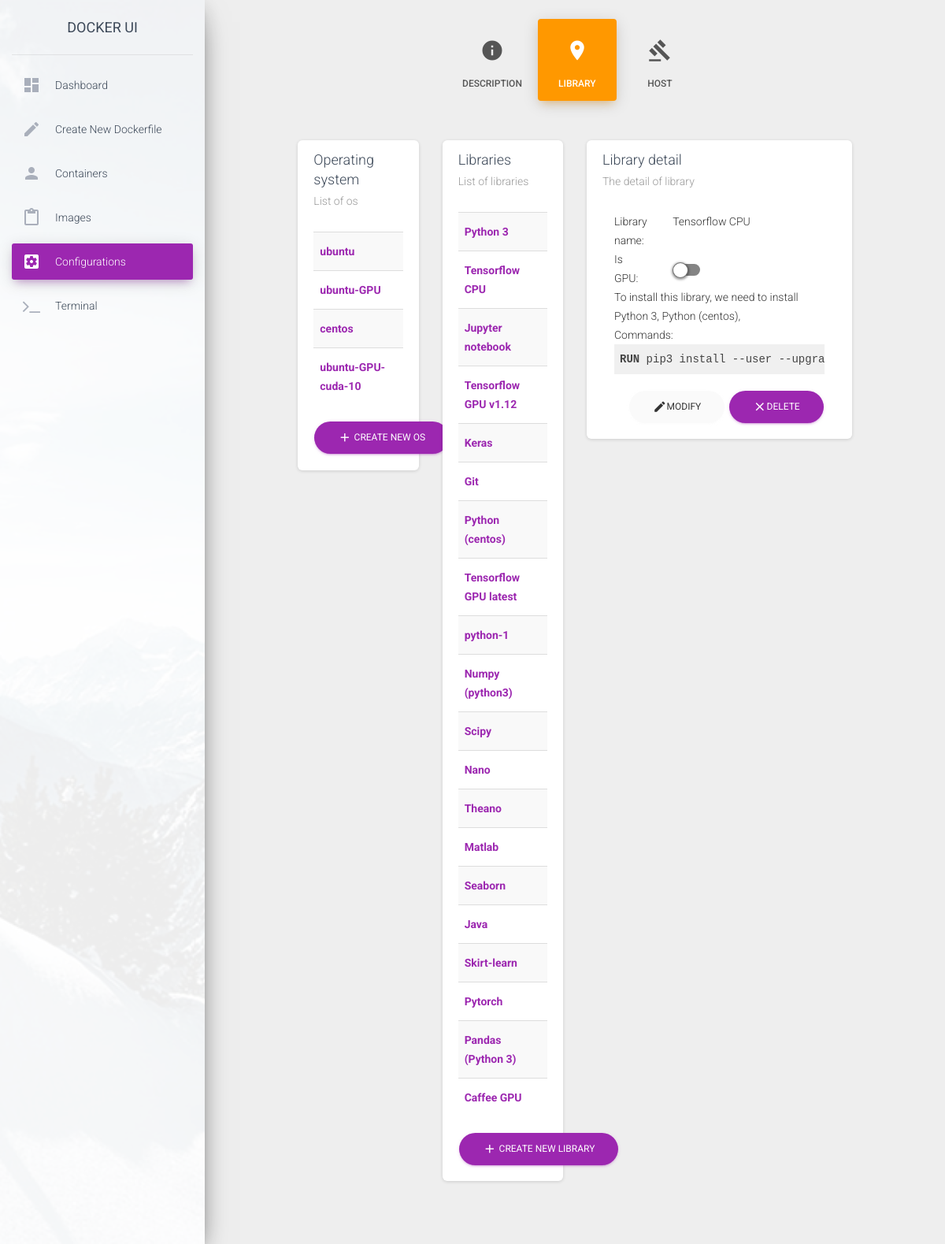
Screenshot of /src/html/src/Configuration.php?library-id=5 (signed in) with the database file from the repository.
### tables this page shows
CREATE TABLE library (
    id INTEGER PRIMARY KEY AUTOINCREMENT,
    name TEXT NOT NULL UNIQUE,
    isGPU BOOLEAN NOT NULL
);

### src/model/LibraryModel.php (called while the page is built, shortened)
<?php
    class LibraryModel {
        private $id;
        private $name;
        private $parentLibraries;
        public function getId()
        {
            return $this->id;
        }
        public function setId($id): void
        {
            $this->id = $id;
        }
        public function getName()
        {
            return $this->name;
        }
        public function setName($name): void
        {
            $this->name = $name;
        }
        public function getParentLibraries()
        {
            return $this->parentLibraries;
        }
        public function setParentLibraries($parentLibraries): void
        {
            $this->parentLibraries = $parentLibraries;
        }
        public function addParentLibrary(self $parentLibrary) {
            array_push($this->parentLibraries, $parentLibrary);
        }
    }
?>

### src/dao/LibraryDao.php (called while the page is built, shortened)
<?php
    class LibraryDao{
        function getAll() :array {
            $db = new Database();
            $sqlQuery = "SELECT * FROM library";
            $ret = $db->query($sqlQuery);
            $result = [];
            while($row = $ret->fetchArray(SQLITE3_ASSOC) ) {
               array_push($result, new LibraryEntity($row['id'], $row['name'], $row['isGPU']));
            }
            return $result;
        }
    }
?>

### src/service/LibraryService.php (called while the page is built, shortened)
<?php
    include_once(__DIR__.'/../dao/LibraryDao.php');
    include_once(__DIR__.'/../model/LibraryModel.php');
    class LibraryService {
        private $libraryDao;
        private $dependenceDao;
        function __construct(){
            $this->libraryDao = new LibraryDao();
            $this->dependenceDao = new DependenceDao();
        }
        public function getAllImageModelsMapById() {
            $libraryEntities = $this->libraryDao->getAll();
            $libraryModelMapById = array();
            foreach ($libraryEntities as $libraryEntity) {
                $libraryModelMapById[$libraryEntity->getId()] = LibraryModel::fromEntity($libraryEntity);
            }
            $dependences = $this->dependenceDao->getAll();
            foreach ($dependences as $dependence) {
                $libraryModelMapById[$dependence->getLibraryId()]->addParentLibrary($libraryModelMapById[$dependence->getParentLibraryId()]);
                $libraryModelMapById[$dependence->getParentLibraryId()]->addChildLibrary($libraryModelMapById[$dependence->getLibraryId()]);
            }
            return $libraryModelMapById;
        }
    }
?>

### src/html/src/library/LibraryPage.php (the view, shortened to what this page needs)
<?php
    include_once (__DIR__."/../../../service/LibraryService.php");
    $libraryService = new LibraryService();
    $GLOBALS['libraries'] = $libraryService->getAllImageModelsMapById();
?>
<div class="col-md-10 ml-auto mr-auto">
    <div class="row">
        <div class="col-md-3">
            <div class="card">
                <div class="card-header">
                    <h4 class="card-title">Operating system</h4>
                    <p class="card-category">List of os</p>
                </div>
                <div class="card-body">
                    <table class="table table-striped table-hover">
                        <tbody>
                            <?php
                                foreach ($GLOBALS['libraries'] as $library) {
                                    if (!$library->isOS()) {
                                        continue;
                                    }
                                    echo "<tr>";
                                    echo "<th><a href='./Configuration.php?library-id=". $library->getId()."'>".$library->getName()."</a></th>";
                                    echo "</tr>";
                                }
                            ?>
                        </tbody>
                    </table>
                    <div class="text-right">
                        <button class="btn btn-primary btn-round" data-toggle="modal" data-target="#new-os">
                            <i class="material-icons">add</i> Create new OS
                        </button>
                    </div>
                </div>
            </div>
        </div>
        <div class="col-md-3">
            <div class="card">
                <div class="card-header">
                    <h4 class="card-title">Libraries</h4>
                    <p class="card-category">List of libraries </p>
                </div>
                <div class="card-body">
                    <table class="table table-striped table-hover">
                        <tbody>
                            <?php
                                foreach ($GLOBALS['libraries'] as $library) {
                                    if ($library->isOS()) {
                                        continue;
                                    }
                                    echo "<tr>";
                                    echo "<th><a href='./Configuration.php?library-id=". $library->getId()."'>".$library->getName()."</th>";
                                    echo "</tr>";
                                }
                            ?>
                        </tbody>
                    </table>
                    <div class="text-right">
                        <button class="btn btn-primary btn-round" data-toggle="modal" data-target="#new-library">
                            <i class="material-icons">add</i> Create new library
                        </button>
                    </div>
                </div>
            </div>
        </div>
        <div class="col-md-6">
            <div class="card">
                <div class="card-header">
                    <h4 class="card-title">Library detail</h4>
                    <p class="card-category">The detail of library</p>
                </div>
                <div class="card-body">
                    <?php
                        if (isset($_GET['library-id'])) {
                            include_once ("LibraryDetail.php");
                        }
                    ?>
                </div>
            </div>
        </div>
    </div>
</div>

### src/html/src/library/LibraryDetail.php (shortened to what this page needs)
<div class="col-md-12 ml-auto mr-auto">
    <div class="row">
        <div class="col-md-3">Library name:</div>
        <div class="col-md-9">
            <div class="library" name="library-name">
                <?php echo $GLOBALS['library-detail']->getName(); ?>
            </div>
        </div>
    </div>
    <div class="row">
        <div class="col-md-3" style="margin: auto">Is GPU:</div>
        <div class="col-md-9">
            <div class="togglebutton" style="margin-top: 12px">
                <label>
                    <input type="checkbox" <?php if ($GLOBALS['library-detail']->getIsGPU()) echo "checked"; ?> name="is-gpu"><span class="toggle disabled"></span>
                </label>
            </div>
        </div>
    </div>
    <div class="row">
        <div class="col-md-12">
        To install this library, we need to install
        <?php
            foreach ($GLOBALS['library-detail']->getParentLibraries() as $library) {
                echo $library->getName().", ";
            }
        ?>
        </div>
    </div>
    <div class="row">
        <div class="col-md-12">
        Commands:
        </div>
    </div>
    <div class="row">
        <div class="col-md-12">
            <pre>
                <?php
                    echo "<code class=\"docker\">";
                    echo "</code>";
                ?>
            </pre>
        </div>
    </div>
    <div class="text-right">
        <button type="button" class="btn btn-secondary btn-round" onclick="editLibrary('<?php echo $GLOBALS['library-detail']->getId();?>')">
            <i class="material-icons">edit</i>Modify
        </button>
        <button type="button" class="btn btn-primary btn-round" onclick="removeLibrary('<?php echo $GLOBALS['library-detail']->getId();?>')">
            <i class="material-icons">close</i>Delete
        </button>
    </div>
</div>

### src/html/highlightjs/styles/default.css (style rules this page uses)
.hljs { display: block; overflow-x: auto; padding: 0.5em; background: #F0F0F0; }
.hljs, .hljs-subst { color: #444; }

### rows the page displays
library: name "ubuntu"
library: name "ubuntu-GPU"
library: name "centos"
library: name "ubuntu-GPU-cuda-10"
library: name "Python 3"
library: name "Tensorflow CPU"
library: name "Jupyter notebook"
library: name "Tensorflow GPU v1.12"
library: name "Keras"
library: name "Git"
library: name "Python (centos)"
library: name "Tensorflow GPU latest"
library: name "python-1"
library: name "Numpy (python3)"
library: name "Scipy"
library: name "Nano"
library: name "Theano"
library: name "Matlab"
library: name "Seaborn"
library: name "Java"
library: name "Skirt-learn"
library: name "Pytorch"
library: name "Pandas (Python 3)"
library: name "Caffee GPU"
